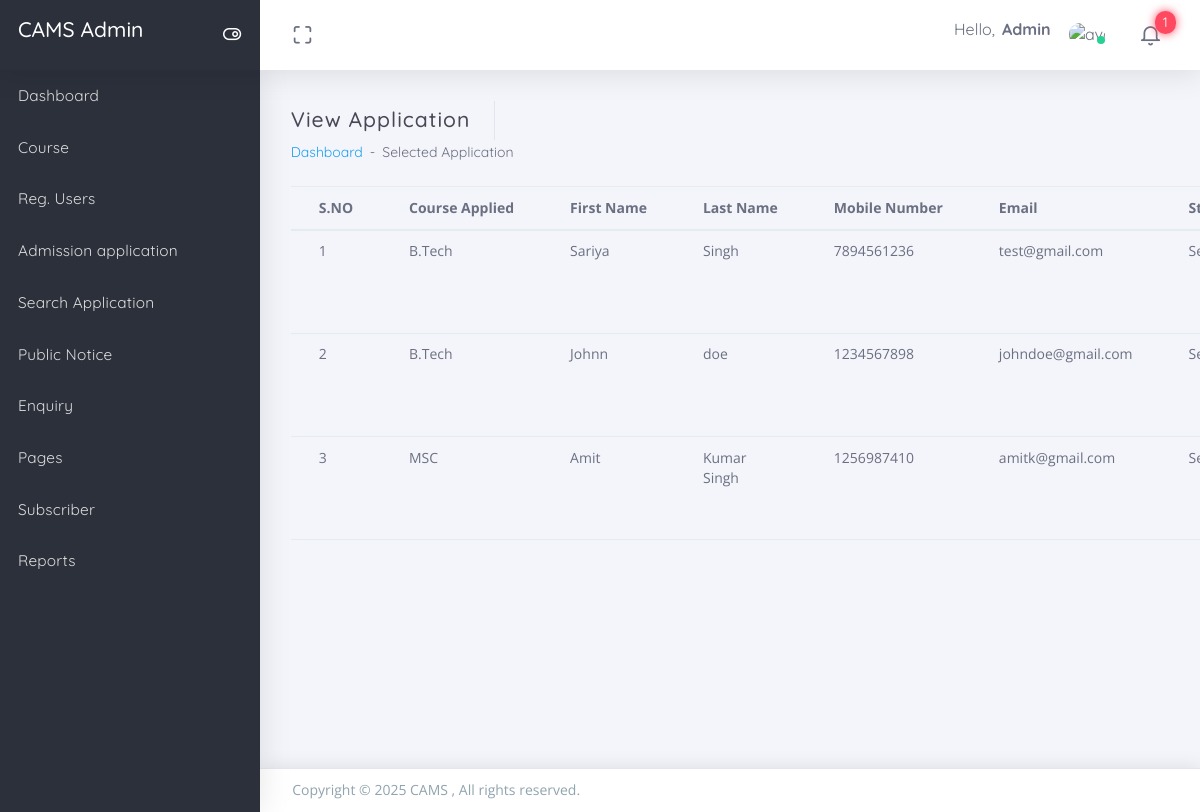
Screenshot of /uams/admin/selected-application.php (signed in) with the database file from the repository.
### tables this page shows
CREATE TABLE `tbladmapplications` (
  `ID` int(11) NOT NULL,
  `UserId` char(10) NOT NULL,
  `CourseApplied` varchar(120) DEFAULT NULL,
  `FatherName` varchar(120) DEFAULT NULL,
  `MotherName` varchar(120) DEFAULT NULL,
  `DOB` date DEFAULT NULL,
  `Nationality` varchar(120) DEFAULT NULL,
  `Gender` varchar(200) DEFAULT NULL,
  `Category` varchar(200) DEFAULT NULL,
  `CorrespondenceAdd` varchar(350) NOT NULL,
  `PermanentAdd` varchar(350) NOT NULL,
  `SecondaryBoard` varchar(120) DEFAULT NULL,
  `SecondaryBoardyop` varchar(120) DEFAULT NULL,
  `SecondaryBoardper` varchar(120) DEFAULT NULL,
  `SecondaryBoardstream` varchar(120) DEFAULT NULL,
  `SSecondaryBoard` varchar(120) DEFAULT NULL,
  `SSecondaryBoardyop` varchar(120) DEFAULT NULL,
  `SSecondaryBoardper` varchar(120) DEFAULT NULL,
  `SSecondaryBoardstream` varchar(120) DEFAULT NULL,
  `GraUni` varchar(120) DEFAULT NULL,
  `GraUniyop` varchar(120) DEFAULT NULL,
  `GraUnidper` varchar(120) DEFAULT NULL,
  `GraUnistream` varchar(120) DEFAULT NULL,
  `PGUni` varchar(120) DEFAULT NULL,
  `PGUniyop` varchar(120) DEFAULT NULL,
  `PGUniper` varchar(120) DEFAULT NULL,
  `PGUnistream` varchar(120) DEFAULT NULL,
  `TransferCertificate` varchar(120) DEFAULT NULL,
  `TenMarksheeet` varchar(120) DEFAULT NULL,
  `TwelveMarksheet` varchar(120) DEFAULT NULL,
  `GraduationCertificate` varchar(120) DEFAULT NULL,
  `PostgraduationCertificate` varchar(120) DEFAULT NULL,
  `Declaration` varchar(120) DEFAULT NULL,
  `Signature` varchar(120) DEFAULT NULL,
  `CourseApplieddate` timestamp NOT NULL DEFAULT current_timestamp(),
  `AdminRemark` varchar(255) DEFAULT NULL,
  `FeeAmount` decimal(10,0) DEFAULT NULL,
  `AdminStatus` varchar(20) DEFAULT NULL,
  `AdminRemarkDate` timestamp NULL DEFAULT NULL ON UPDATE current_timestamp(),
  `UserPic` varchar(200) DEFAULT NULL
);

CREATE TABLE `tbluser` (
  `ID` int(11) NOT NULL,
  `FirstName` varchar(45) DEFAULT NULL,
  `LastName` varchar(45) DEFAULT NULL,
  `MobileNumber` bigint(10) DEFAULT NULL,
  `Email` varchar(120) DEFAULT NULL,
  `Password` varchar(60) DEFAULT NULL,
  `PostingDate` timestamp NULL DEFAULT current_timestamp()
);

### uams/admin/selected-application.php (the view, shortened to what this page needs)
<?php
include('includes/dbconnection.php');
if (strlen($_SESSION['aid']==0)) {
  header('location:logout.php');
  } else{
?>
<!DOCTYPE html>
<html class="loading" lang="en" data-textdirection="ltr">
<head>
  <link href="https://maxcdn.icons8.com/fonts/line-awesome/1.1/css/line-awesome.min.css"
  rel="stylesheet">
</head>
<body class="vertical-layout vertical-menu-modern 2-columns   menu-expanded fixed-navbar"
data-open="click" data-menu="vertical-menu-modern" data-col="2-columns">
<?php include('includes/header.php');?>
<?php include('includes/leftbar.php');?>
  <div class="app-content content">
    <div class="content-wrapper">
      <div class="content-header row">
        <div class="content-header-left col-md-6 col-12 mb-2 breadcrumb-new">
          <h3 class="content-header-title mb-0 d-inline-block">
           View Application
          </h3>
          <div class="row breadcrumbs-top d-inline-block">
            <div class="breadcrumb-wrapper col-12">
              <ol class="breadcrumb">
                <li class="breadcrumb-item"><a href="dashboard.php">Dashboard</a>
                </li>
                <li class="breadcrumb-item active">Selected Application
                </li>
              </ol>
            </div>
          </div>
        </div>
      </div>
      <div class="content-body">
<table class="table mb-0">
 <thead>
                <tr>
                  <th>S.NO</th>
                  <th>Course Applied</th>
                  <th>First Name</th>
                  <th>Last Name</th>
                   <th>Mobile Number</th>
                   <th>Email</th>
                   <th>Status</th>
                </tr>
              </thead>
  <?php
$ret=mysqli_query($con,"select tblfees.ID as feesid,tbladmapplications.CourseApplied,tbladmapplications.ID as apid,tbladmapplications.AdminStatus, tbluser.FirstName,tbluser.LastName,tbluser.MobileNumber,tbluser.Email from  tbladmapplications inner join tbluser on tbluser.ID=tbladmapplications.UserId  left join tblfees on tblfees.UserID=tbladmapplications.UserID where tbladmapplications.AdminStatus='1'");
$cnt=1;
while ($row=mysqli_fetch_array($ret)) {
?>
                <tr>
                  <td><?php echo $cnt;?></td>
                       <td><?php  echo $row['CourseApplied'];?></td>
                  <td><?php  echo $row['FirstName'];?></td>
                  <td><?php  echo $row['LastName'];?></td>
                   <td><?php  echo $row['MobileNumber'];?></td>
                    <td><?php  echo $row['Email'];?></td>
         <?php if($row['AdminStatus']==""){ ?>
                     <td><?php echo "Not Updated Yet"; ?></td>
<?php } if($row['AdminStatus']=="1"){ ?>                  <td><?php  echo "Selected";?></td>
<?php } if($row['AdminStatus']=="2"){ ?>
   <td><?php  echo "Rejected";?>
                  </td>
                  <?php } ?>
                </tr>
                <?php
$cnt=$cnt+1;
}?>
</table>
</div>
      </div>
      </div>
<?php include('includes/footer.php');?>
</body>
</html>
<?php  } ?>

### uams/admin/includes/header.php (shortened to what this page needs)
  <link rel="stylesheet" type="text/css" href="../app-assets/css/vendors.css">
  <link rel="stylesheet" type="text/css" href="../app-assets/css/app.css">
  <link rel="stylesheet" type="text/css" href="../app-assets/css/core/menu/menu-types/vertical-menu-modern.css">
  <link rel="stylesheet" type="text/css" href="../app-assets/css/core/colors/palette-gradient.css">
  <link rel="stylesheet" type="text/css" href="../app-assets/css/plugins/forms/extended/form-extended.css">
<nav class="header-navbar navbar-expand-md navbar navbar-with-menu navbar-without-dd-arrow fixed-top navbar-semi-dark navbar-shadow">
    <div class="navbar-wrapper">
      <div class="navbar-header">
        <ul class="nav navbar-nav flex-row">
          <li class="nav-item mr-auto">
            <a class="navbar-brand" href="dashboard.php">
              <h3 class="brand-text">CAMS Admin</h3>
            </a>
          </li>
          <li class="nav-item d-none d-md-block float-right"><a class="nav-link modern-nav-toggle pr-0" data-toggle="collapse"><i class="toggle-icon ft-toggle-right font-medium-3 white" data-ticon="ft-toggle-right"></i></a></li>
        </ul>
      </div>
      <div class="navbar-container content">
        <div class="collapse navbar-collapse" id="navbar-mobile">
          <ul class="nav navbar-nav mr-auto float-left">
            <li class="nav-item d-none d-md-block"><a class="nav-link nav-link-expand" href="#"><i class="ficon ft-maximize"></i></a></li>
          </ul>
          <ul class="nav navbar-nav float-right">
            <li class="dropdown dropdown-user nav-item">
              <a class="dropdown-toggle nav-link dropdown-user-link" href="#" data-toggle="dropdown">
                <span class="mr-1">Hello,
                  <?php
$admid=$_SESSION['aid'];
$ret=mysqli_query($con,"select AdminName from tbladmin where ID='$admid'");
$row=mysqli_fetch_array($ret);
$name=$row['AdminName'];
?>
                  <span class="user-name text-bold-700" ><?php echo $name; ?></span>
                </span>
                <span class="avatar avatar-online">
                  <img src="app-assets/images/user.png" alt="avatar"><i></i></span>
              </a>
            </li>
<?php $qury=mysqli_query($con,"SELECT  tbladmapplications.ID as appid,tbluser.FirstName,tbladmapplications.CourseApplieddate from tbladmapplications join tbluser on tbluser.ID=tbladmapplications.UserId where tbladmapplications.AdminStatus is null");
$num=mysqli_num_rows($qury);
?>
 <li class="dropdown dropdown-notification nav-item">
              <a class="nav-link nav-link-label" href="#" data-toggle="dropdown"><i class="ficon ft-bell"></i>
                <span class="badge badge-pill badge-default badge-danger badge-default badge-up badge-glow">
                  <?php echo $num;?></span>
              </a>
            </li>
          </ul>
        </div>
      </div>
    </div>
  </nav>

### uams/app-assets/css/core/menu/menu-types/vertical-menu-modern.css (style rules this page uses)
body.vertical-layout.vertical-menu-modern .navbar .navbar-brand { white-space: nowrap; }
body.vertical-layout.vertical-menu-modern.menu-expanded .navbar .navbar-header { float: left; width: 260px; }
body.vertical-layout.vertical-menu-modern.menu-expanded .navbar .navbar-container { margin-left: 260px; }
body.vertical-layout.vertical-menu-modern.menu-expanded .navbar .navbar-brand .brand-text { animation: 0.3s cubic-bezier(0.25, 0.8, 0.25, 1) 0s normal forwards 1 fadein; }
body.vertical-layout.vertical-menu-modern.menu-expanded .content, body.vertical-layout.vertical-menu-modern.menu-expanded .footer { margin-left: 260px; }

### rows the page displays
tbladmapplications: CourseApplied "B.Tech", UserId.FirstName "Sariya", UserId.LastName "Singh", UserId.MobileNumber "7894561236", UserId.Email "test@gmail.com", AdminStatus "Selected"
tbladmapplications: CourseApplied "B.Tech", UserId.FirstName "Johnn", UserId.LastName "doe", UserId.MobileNumber "1234567898", UserId.Email "johndoe@gmail.com", AdminStatus "Selected"
tbladmapplications: CourseApplied "MSC", UserId.FirstName "Amit", UserId.LastName "Kumar Singh", UserId.MobileNumber "1256987410", UserId.Email "amitk@gmail.com", AdminStatus "Selected"

### other values shown
$name "Admin"
$num "1"
